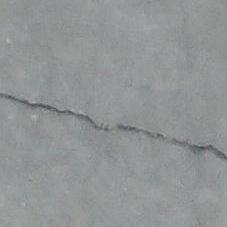
#> input picture training-dataset/Concrete Crack Images for Classification/Positive/00021.jpg, 227 x 227 px, found by its file name; its folder holds only this picture in this run
$ python rotate-dataset.py
#> lines starting #> are read from the running program, lines starting #| are printed output that depends on the picture
### CNN/rotate-images/src/util.py
# -*- coding: utf-8 -*-
"""
Created on Sun Dec 15 17:51:54 2019

@author: vladm
"""

from math import pi
import cv2

""" Utility Functions """

def load_image(img_path, shape=None):
    img = cv2.imread(img_path)
    if shape is not None:
        img = cv2.resize(img, shape)

    return img

def save_image(img_path, img):
    cv2.imwrite(img_path, img)

def get_rad(theta, phi, gamma):
    return (deg_to_rad(theta),
            deg_to_rad(phi),
            deg_to_rad(gamma))

# [4 lines left out: function get_deg, not called in this run]

def deg_to_rad(deg):
    return deg * pi / 180.0

def rad_to_deg(rad):
    return deg * 180.0 / pi

### CNN/rotate-images/src/image_transformer.py
from util import *
import numpy as np
import cv2

# Usage:
#     Change main function with ideal arguments
#     Then
#     from image_tranformer import ImageTransformer
#
# Parameters:
#     image_path: the path of image that you want rotated
#     shape     : the ideal shape of input image, None for original size.
#     theta     : rotation around the x axis
#     phi       : rotation around the y axis
#     gamma     : rotation around the z axis (basically a 2D rotation)
#     dx        : translation along the x axis
#     dy        : translation along the y axis
#     dz        : translation along the z axis (distance to the image)
#
# Output:
#     image     : the rotated image
#
# Reference:
#     1.        : http://stackoverflow.com/questions/17087446/how-to-calculate-perspective-transform-for-opencv-from-rotation-angles
#     2.        : http://jepsonsblog.blogspot.tw/2012/11/rotation-in-3d-using-opencvs.html


class ImageTransformer(object):
    """ Perspective transformation class for image
        with shape (height, width, #channels) """

    def __init__(self, image_path, shape):
        self.image_path = image_path
        self.image = load_image(image_path, shape)

        self.height = self.image.shape[0]
        self.width = self.image.shape[1]
        self.num_channels = self.image.shape[2]


    """ Wrapper of Rotating a Image """
    def rotate_along_axis(self, theta=0, phi=0, gamma=0, dx=0, dy=0, dz=0):

        # Get radius of rotation along 3 axes
        rtheta, rphi, rgamma = get_rad(theta, phi, gamma)

        # Get ideal focal length on z axis
        # NOTE: Change this section to other axis if needed
        d = np.sqrt(self.height**2 + self.width**2)
        self.focal = d / (2 * np.sin(rgamma) if np.sin(rgamma) != 0 else 1)
        dz = self.focal

        # Get projection matrix
        mat = self.get_M(rtheta, rphi, rgamma, dx, dy, dz)

        return cv2.warpPerspective(self.image.copy(), mat, (self.width, self.height))


    """ Get Perspective Projection Matrix """
    def get_M(self, theta, phi, gamma, dx, dy, dz):

        w = self.width
        h = self.height
        f = self.focal

        # Projection 2D -> 3D matrix
        A1 = np.array([ [1, 0, -w/2],
                        [0, 1, -h/2],
                        [0, 0, 1],
                        [0, 0, 1]])

        # Rotation matrices around the X, Y, and Z axis
        RX = np.array([ [1, 0, 0, 0],
                        [0, np.cos(theta), -np.sin(theta), 0],
                        [0, np.sin(theta), np.cos(theta), 0],
                        [0, 0, 0, 1]])

        RY = np.array([ [np.cos(phi), 0, -np.sin(phi), 0],
                        [0, 1, 0, 0],
                        [np.sin(phi), 0, np.cos(phi), 0],
                        [0, 0, 0, 1]])

        RZ = np.array([ [np.cos(gamma), -np.sin(gamma), 0, 0],
                        [np.sin(gamma), np.cos(gamma), 0, 0],
                        [0, 0, 1, 0],
                        [0, 0, 0, 1]])

        # Composed rotation matrix with (RX, RY, RZ)
        R = np.dot(np.dot(RX, RY), RZ)

        # Translation matrix
        T = np.array([  [1, 0, 0, dx],
                        [0, 1, 0, dy],
                        [0, 0, 1, dz],
                        [0, 0, 0, 1]])

        # Projection 3D -> 2D matrix
        A2 = np.array([ [f, 0, w/2, 0],
                        [0, f, h/2, 0],
                        [0, 0, 1, 0]])

        # Final transformation matrix
        return np.dot(A2, np.dot(T, np.dot(R, A1)))

### CNN/rotate-images/src/rotate_images.py
from image_transformer import ImageTransformer
from util import save_image
import sys
import os
import numpy as np

#     Change main function with ideal arguments
#     then
#     python demo.py [name of the image] [degree to rotate] ([ideal width] [ideal height])
#     e.g.,
#     python demo.py images/000001.jpg 360
#     python demo.py images/000001.jpg 45 500 700
#
# Parameters:
#     img_path  : the path of image that you want rotated
#     shape     : the ideal shape of input image, None for original size.
#     theta     : the rotation around the x axis
#     phi       : the rotation around the y axis
#     gamma     : the rotation around the z axis (basically a 2D rotation)
#     dx        : translation along the x axis
#     dy        : translation along the y axis
#     dz        : translation along the z axis (distance to the image)
#
# Output:
#     image     : the rotated image


# Input image path

class RotateImage:

    def __init__(self, vertical_path, horizontal_path, vertica_horzontal_path):
        self.vertical_export_path = vertical_path
        self.horizontal_export_path = horizontal_path
        self.vertical_horizontal_export_path = vertica_horzontal_path

    def perform_rotates(self, image_path):
        self.rotate_vertical(image_path, self.vertical_export_path, 135, 255)
        self.rotate_horizontal(image_path, self.horizontal_export_path, 135, 255)
        self.rotate_horizontal_vertical(image_path, self.vertical_horizontal_export_path, 135, 255)

    def center_crop(self, img, new_width=128, new_height=128):
        width = img.shape[1]
        height = img.shape[0]

        if new_width is None:
            new_width = min(width, height)

        if new_height is None:
            new_height = min(width, height)

        left = int(np.ceil((width - new_width) / 2))
        right = width - int(np.floor((width - new_width) / 2))

        top = int(np.ceil((height - new_height) / 2))
        bottom = height - int(np.floor((height - new_height) / 2))

        if len(img.shape) == 2:
            center_cropped_img = img[top:bottom, left:right]
        else:
            center_cropped_img = img[top:bottom, left:right, ...]
        return center_cropped_img


    def rotate_vertical(self, path, export_path, rot_range_start, rot_range_end):
        image_shape = None
        it = ImageTransformer(path, image_shape)
        for ang in range(135, 225, 20):
            rotated_img = it.rotate_along_axis(theta = ang)
            rotated_img = self.center_crop(rotated_img, 128, 128)
            self.save_image(path, export_path, rotated_img, "vertical", ang)

    def rotate_horizontal(self, path, export_path, rot_range_start, rot_range_end):
        image_shape = None
        it = ImageTransformer(path, image_shape)
        for ang in range(135, 225, 20):
            rotated_img = it.rotate_along_axis(phi = ang)
            rotated_img = self.center_crop(rotated_img, 128, 128)
            self.save_image(path, export_path, rotated_img, "horizontal", ang)


    def rotate_horizontal_vertical(self, path, export_path, rot_range_start, rot_range_end):
        image_shape = None
        it = ImageTransformer(path, image_shape)
        for ang in range(150, 210, 15):
            rotated_img = it.rotate_along_axis(phi = ang, gamma = ang)
            rotated_img = self.center_crop(rotated_img, 128, 128)
            self.save_image(path, export_path, rotated_img, "vertical-horizontal", ang)


    def save_image(self, path, export_path, rotated_image, prefix, ang):
        name = os.path.basename(path).split(".")[0]
        save_image(export_path + "\\" + prefix + "-" + name + "-{}.jpg".format(str(ang).zfill(3)), rotated_image)

### CNN/rotate-images/src/rotate-dataset.py
# -*- coding: utf-8 -*-

from rotate_images import RotateImage
"""
Created on Sun Dec 15 19:06:01 2019

@author: vladm
"""
from os import listdir
from os.path import isfile, join

vertical_dataset_path = r"C:\Master\TAIP\rotate-images\vertical-dataset"
horizontal_dataset_path = r"C:\Master\TAIP\rotate-images\horizontal-dataset"
vertical_horizontal_path = r"C:\Master\TAIP\rotate-images\vertical-horizontal-dataset"

directory = r"C:\Master\TAIP\training-datasets\concrete-crack-images-for-classification\Concrete Crack Images for Classification\Positive"
onlyfiles = [f for f in listdir(directory) if isfile(join(directory, f))]
for file in onlyfiles:
    abs_path = join(directory, file)
    print(abs_path)
    ri = RotateImage(vertical_dataset_path, horizontal_dataset_path, vertical_horizontal_path)
    ri.perform_rotates(abs_path)
#> this loop made 1 pass
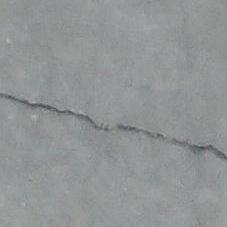
#> input picture training-dataset/Concrete Crack Images for Classification/Positive/00021.jpg, 227 x 227 px, found by its file name
#> pass 1, in save_image, `cv2.imwrite(img_path, img)`:
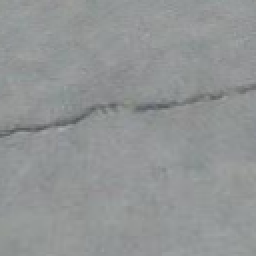
#> saved as vertical-00021-135.jpg: shape (128, 128, 3) (shown 2 times larger); mean B, G, R 149.5, 148.9, 146
#> pass 1, in save_image (call 2), `cv2.imwrite(img_path, img)`:
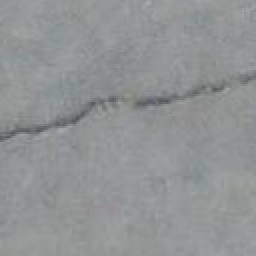
#> saved as vertical-00021-155.jpg: shape (128, 128, 3) (shown 2 times larger); mean B, G, R 148.8, 148.1, 145.3

$ run again, on training-dataset/Concrete Crack Images for Classification/Positive/00523.jpg
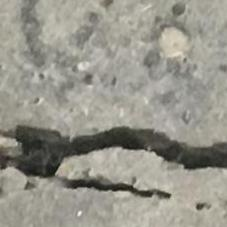
#> input picture training-dataset/Concrete Crack Images for Classification/Positive/00523.jpg, 227 x 227 px, found by its file name
#> the loop `for file in onlyfiles:` made 1 pass
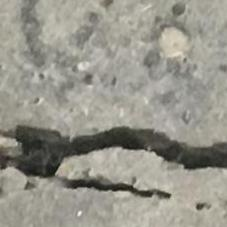
#> input picture training-dataset/Concrete Crack Images for Classification/Positive/00523.jpg, 227 x 227 px, found by its file name
#> pass 1, in save_image, `cv2.imwrite(img_path, img)`:
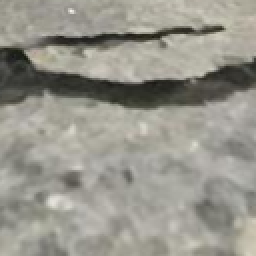
#> saved as vertical-00523-135.jpg: shape (128, 128, 3) (shown 2 times larger); mean B, G, R 140.3, 149.5, 151.2
#> pass 1, in save_image (call 4), `cv2.imwrite(img_path, img)`:
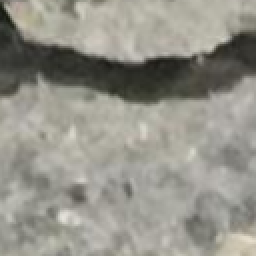
#> saved as vertical-00523-195.jpg: shape (128, 128, 3) (shown 2 times larger); mean B, G, R 137.9, 147, 148.6

$ run again, on training-dataset/Concrete Crack Images for Classification/Positive/03012.jpg
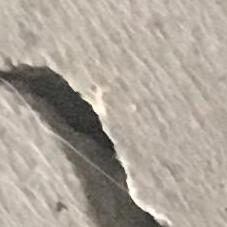
#> input picture training-dataset/Concrete Crack Images for Classification/Positive/03012.jpg, 227 x 227 px, found by its file name
#> the loop `for file in onlyfiles:` made 1 pass
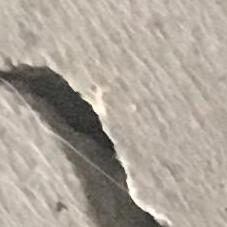
#> input picture training-dataset/Concrete Crack Images for Classification/Positive/03012.jpg, 227 x 227 px, found by its file name
#> pass 1, in save_image, `cv2.imwrite(img_path, img)`:
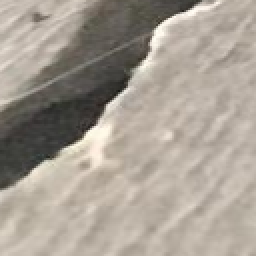
#> saved as vertical-03012-135.jpg: shape (128, 128, 3) (shown 2 times larger); mean B, G, R 147.5, 158, 166.4
#> pass 1, in save_image (call 4), `cv2.imwrite(img_path, img)`:
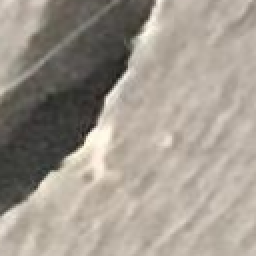
#> saved as vertical-03012-195.jpg: shape (128, 128, 3) (shown 2 times larger); mean B, G, R 142.1, 152.4, 160.3

$ run again, on training-dataset/Concrete Crack Images for Classification/Positive/03684.jpg
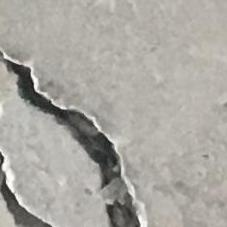
#> input picture training-dataset/Concrete Crack Images for Classification/Positive/03684.jpg, 227 x 227 px, found by its file name
#> the loop `for file in onlyfiles:` made 1 pass
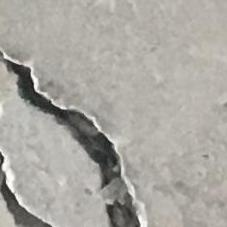
#> input picture training-dataset/Concrete Crack Images for Classification/Positive/03684.jpg, 227 x 227 px, found by its file name
#> pass 1, in save_image, `cv2.imwrite(img_path, img)`:
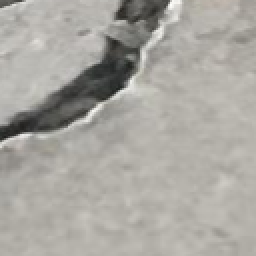
#> saved as vertical-03684-135.jpg: shape (128, 128, 3) (shown 2 times larger); mean B, G, R 160.5, 166.5, 168.8
#> pass 1, in save_image (call 4), `cv2.imwrite(img_path, img)`:
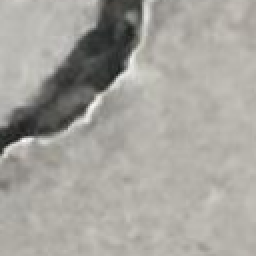
#> saved as vertical-03684-195.jpg: shape (128, 128, 3) (shown 2 times larger); mean B, G, R 157.5, 163.3, 165.4
